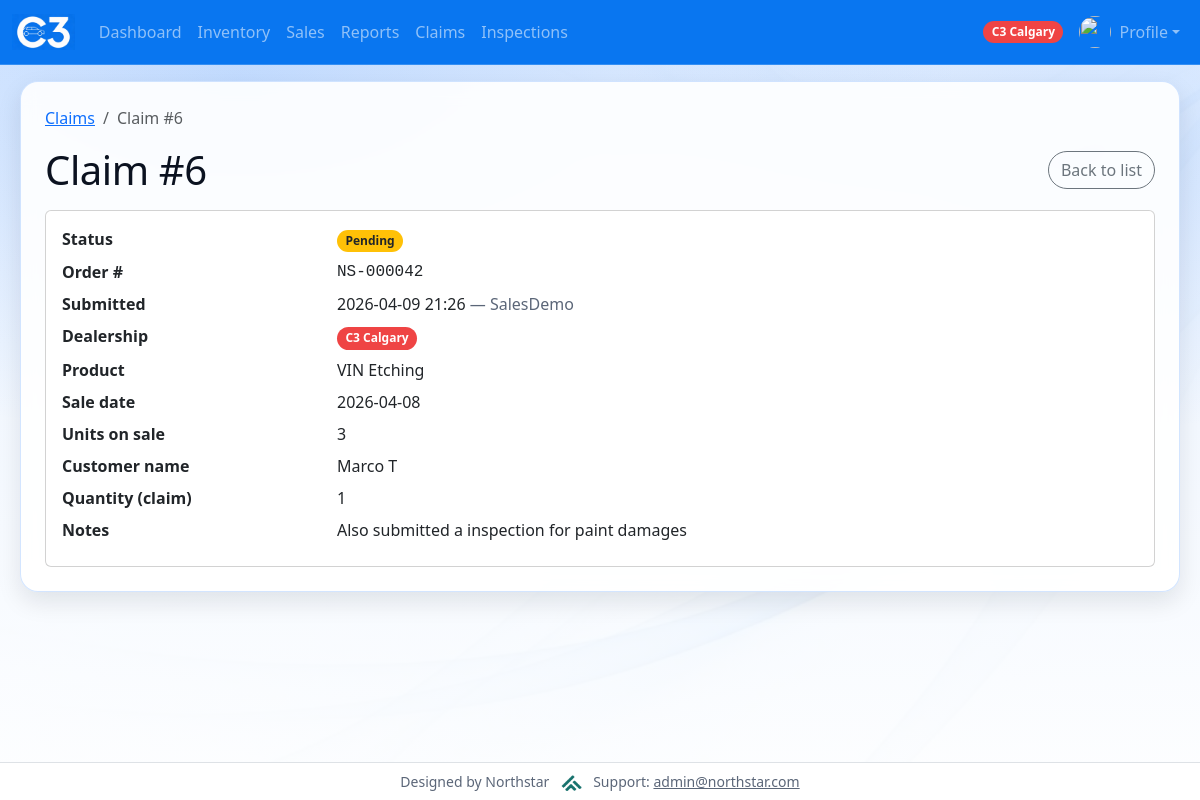
Page /home/claims/6/ (signed in) on the committed database.
### Dashboard/models.py (models this page shows, shortened)
class Dealership(models.Model):
    name = models.CharField(max_length=200)
    badge_css_class = models.CharField(
        max_length=80,
        default="bg-dark",
        help_text="Bootstrap/extra CSS classes for this dealership's badge (navbar, user list).",
    )
    is_default_home = models.BooleanField(
        default=False,
        help_text="If True, new user group edits default to this dealership when none is set.",
    )
    class Meta:
        ordering = ["name"]
    def resolved_badge_css_class(self) -> str:
        raw = (self.badge_css_class or "").strip()
        if raw.startswith("ns-badge-dealership-"):
            return raw

class Claim(models.Model):
    STATUS_PENDING = "pending"
    STATUS_APPROVED = "approved"
    STATUS_REJECTED = "rejected"
    STATUS_RECEIVED = "received"
    STATUS_CHOICES = [
        (STATUS_PENDING, "Pending"),
        (STATUS_APPROVED, "Approved"),
        (STATUS_REJECTED, "Rejected"),
        (STATUS_RECEIVED, "Received"),
    ]
    daily_sale = models.ForeignKey(
        DailySale,
        on_delete=models.PROTECT,
        related_name="claims",
    )
    customer_name = models.CharField(max_length=200)
    quantity = models.PositiveIntegerField(
        help_text="Units covered by this claim; must not exceed the units on the linked sale.",
    )
    reason = models.TextField(blank=True)
    status = models.CharField(max_length=20, choices=STATUS_CHOICES, default=STATUS_PENDING)
    submitted_by = models.ForeignKey(
        settings.AUTH_USER_MODEL,
        on_delete=models.SET_NULL,
        null=True,
        blank=True,
        related_name="claims_submitted",
    )
    date_submitted = models.DateTimeField(auto_now_add=True)
    class Meta:
        ordering = ["-date_submitted", "-id"]

class DailySale(models.Model):
    product = models.ForeignKey(SalesProduct, on_delete=models.CASCADE)
    dealership = models.ForeignKey(Dealership, on_delete=models.CASCADE, related_name="daily_sales")
    order_number = models.CharField(
        max_length=50,
        blank=True,
        help_text="Set automatically when the sale is saved (NS-######). Not exposed on portal forms.",
    )
    date = models.DateField()
    amount = models.PositiveIntegerField(default=0)
    entered_by = models.ForeignKey(
        settings.AUTH_USER_MODEL,
        on_delete=models.SET_NULL,
        null=True,
        blank=True,
        related_name="daily_sales_entered",
    )
    class Meta:
        ordering = ['-date', 'id']
    def display_order_number(self) -> str:
        s = (self.order_number or "").strip()
        if s:
            return s
        return f"#{self.pk:04d}" if self.pk else "—"

class SalesProduct(models.Model):
    name = models.CharField(max_length=200)
    price = models.DecimalField(max_digits=10, decimal_places=2, default=0, help_text="Product price")
    goal = models.PositiveIntegerField(default=1, help_text="Monthly sales goal")
    display_order = models.PositiveIntegerField(default=0)
    product_id = models.PositiveIntegerField(null=True, blank=True)
    tracks_inventory = models.BooleanField(
        default=True,
        help_text="If False (e.g. warranties), item is excluded from inventory and stock checks.",
    )
    class Meta:
        ordering = ['display_order', 'id']

### Dashboard/views.py (the view)
# urls.py: path("claims/<int:claim_pk>/", views.claim_detail, name="claim_detail"),
def claim_detail(request, claim_pk):
    if not _can_access_claims(request.user):
        return HttpResponseForbidden("You don't have permission to view claims.")
    can_view_all = user_can_view_all_dealerships(request.user)
    home_dealership = getattr(request, "ns_dealership", None)
    if not can_view_all and not home_dealership:
        return HttpResponseForbidden("No dealership is assigned to your user.")
    qs = Claim.objects.select_related(
        "daily_sale",
        "daily_sale__dealership",
        "daily_sale__product",
        "submitted_by",
    )
    if not can_view_all and home_dealership:
        qs = qs.filter(daily_sale__dealership=home_dealership)
    claim = get_object_or_404(qs, pk=claim_pk)
    status_form = None
    if _can_change_claim_status(request.user):
        status_form = ClaimStatusForm(initial={"status": claim.status})
    return render(
        request,
        "Dashboard/claim_detail.html",
        {
            "claim": claim,
            "can_change_claim_status": _can_change_claim_status(request.user),
            "claim_status_form": status_form,
        },
    )

### Dashboard/inventory_services.py (called while the page is built)
def user_home_dealership(user):
    if not user or not user.is_authenticated:
        return None
    try:
        from Profile.models import UserProfile
        prof = UserProfile.objects.select_related("dealership").filter(user=user).first()
        return prof.dealership if prof else None
    except Exception:
        return None

### Dashboard/scope.py (called while the page is built)
def user_can_view_all_dealerships(user) -> bool:
    if not user.is_authenticated:
        return False
    u = (
        get_user_model()
        .objects.filter(pk=user.pk)
        .prefetch_related("groups")
        .first()
    )
    if not u:
        return False
    if u.is_staff or u.is_superuser:
        return True
    names = {g.name for g in u.groups.all()}
    return bool(names & {"Management", "Back Office"})

### Dashboard/views.py (called while the page is built)
def _staff_or_superuser(user):
    if not user.is_authenticated:
        return False
    return bool(getattr(user, "is_staff", False) or getattr(user, "is_superuser", False))

def _can_access_claims(user):
    if not user.is_authenticated:
        return False
    if _staff_or_superuser(user):
        return True
    return user.groups.filter(
        name__in=["Management", "Back Office", "Sales Rep", "Dealership User"]
    ).exists()

def _can_change_claim_status(user):
    if not user.is_authenticated:
        return False
    if _staff_or_superuser(user):
        return True
    return user.groups.filter(name__in=["Management", "Back Office"]).exists()

### Dashboard/templates/Dashboard/claim_detail.html (shortened to what this page needs)
{% extends "Dashboard/base.html" %}
{% block content %}
<nav aria-label="breadcrumb" class="mb-3">
	<ol class="breadcrumb mb-0">
		<li class="breadcrumb-item"><a href="{% url ns_site_namespace|add:':claims' %}">Claims</a></li>
		<li class="breadcrumb-item active" aria-current="page">Claim #{{ claim.pk }}</li>
	</ol>
</nav>
<div class="d-flex align-items-center justify-content-between flex-wrap gap-2 mb-3">
	<h1 class="mb-0">Claim #{{ claim.pk }}</h1>
	<a href="{% url ns_site_namespace|add:':claims' %}" class="btn btn-outline-secondary">Back to list</a>
</div>
<div class="card">
	<div class="card-body">
		<dl class="row mb-0">
			<dt class="col-sm-3">Status</dt>
			<dd class="col-sm-9">
				{% if claim.status == "pending" %}
					<span class="badge bg-warning text-dark">Pending</span>
				{% elif claim.status == "approved" %}
					<span class="badge bg-success">Approved</span>
				{% elif claim.status == "rejected" %}
					<span class="badge bg-danger">Rejected</span>
				{% elif claim.status == "received" %}
					<span class="badge bg-info text-dark">Received</span>
				{% else %}
					<span class="badge bg-secondary">{{ claim.get_status_display }}</span>
				{% endif %}
			</dd>
			<dt class="col-sm-3">Order #</dt>
			<dd class="col-sm-9 font-monospace">{{ claim.daily_sale.display_order_number }}</dd>
			<dt class="col-sm-3">Submitted</dt>
			<dd class="col-sm-9">
				{{ claim.date_submitted|date:"Y-m-d H:i" }}
				{% if claim.submitted_by %}
					<span class="text-muted">— {{ claim.submitted_by.get_full_name|default:claim.submitted_by.username }}</span>
				{% endif %}
			</dd>
			<dt class="col-sm-3">Dealership</dt>
			<dd class="col-sm-9">
				<span class="badge rounded-pill text-bg-dark ns-dealership-badge {{ claim.daily_sale.dealership.resolved_badge_css_class }}">{{ claim.daily_sale.dealership.name }}</span>
			</dd>
			<dt class="col-sm-3">Product</dt>
			<dd class="col-sm-9">{{ claim.daily_sale.product.name }}</dd>
			<dt class="col-sm-3">Sale date</dt>
			<dd class="col-sm-9">{{ claim.daily_sale.date|date:"Y-m-d" }}</dd>
			<dt class="col-sm-3">Units on sale</dt>
			<dd class="col-sm-9">{{ claim.daily_sale.amount }}</dd>
			<dt class="col-sm-3">Customer name</dt>
			<dd class="col-sm-9">{{ claim.customer_name }}</dd>
			<dt class="col-sm-3">Quantity (claim)</dt>
			<dd class="col-sm-9">{{ claim.quantity }}</dd>
			<dt class="col-sm-3">Notes</dt>
			<dd class="col-sm-9">
				{% if claim.reason %}
					<span class="text-break">{{ claim.reason|linebreaksbr }}</span>
				{% else %}
					<span class="text-muted">—</span>
				{% endif %}
			</dd>
		</dl>
	</div>
</div>
{% endblock content %}

### Dashboard/templates/Dashboard/base.html (shortened to what this page needs)
<!DOCTYPE html>
<html lang="en">
<head>
    {% load static %}
    <link rel="stylesheet" href="{% static 'bootstrap/css/bootstrap.css' %}">
    <link rel="stylesheet" href="{% static 'css/theme.css' %}">
</head>
<body class="d-flex flex-column min-vh-100">
<nav class="navbar navbar-expand-lg navbar-dark bg-primary">
    <div class="container-fluid">
        <a class="navbar-brand d-flex align-items-center" href="{% url ns_site_namespace|add:':home' %}">
            <img src="{% static 'images/logo.png' %}" alt="C3" height="36" style="max-height: 36px;">
        </a>
        {% if user.is_authenticated %}
        <div class="collapse navbar-collapse" id="navbarNavAltMarkup">
            <ul class="navbar-nav me-auto mb-2 mb-lg-0">
                <li class="nav-item">
                    <a class="nav-link" href="{% url ns_site_namespace|add:':index' %}">Dashboard</a>
                </li>
                <li class="nav-item">
                    <a class="nav-link" href="{% url ns_site_namespace|add:':inventory' %}">Inventory</a>
                </li>
                <li class="nav-item">
                    <a class="nav-link" href="{% url ns_site_namespace|add:':sales' %}">Sales</a>
                </li>
                <li class="nav-item">
                    <a class="nav-link" href="{% url ns_site_namespace|add:':Reports' %}">Reports</a>
                </li>
                <li class="nav-item">
                    <a class="nav-link" href="{% url ns_site_namespace|add:':claims' %}">Claims</a>
                </li>
                <li class="nav-item">
                    <a class="nav-link" href="{% url ns_site_namespace|add:':inspections' %}">Inspections</a>
                </li>
            </ul>
            <ul class="navbar-nav ms-auto mb-2 mb-lg-0">
                <li class="nav-item d-flex align-items-center me-2">
                    {% if ns_dealership_label %}
                        <span class="badge rounded-pill text-bg-dark ns-dealership-badge {{ ns_dealership_badge_class|default:'' }}">{{ ns_dealership_label }}</span>
                    {% endif %}
                </li>
                <li class="nav-item dropdown">
                    <a class="nav-link dropdown-toggle d-flex align-items-center" href="#" id="profileNavDropdown" role="button" data-bs-toggle="dropdown" aria-expanded="false">
                        {% if profile_avatar_url %}
                            <img src="{{ profile_avatar_url }}" alt="" class="avatar-circle me-2" width="32" height="32">
                        {% else %}
                            <img src="{% static 'images/default-avatar.png' %}" alt="" class="avatar-circle me-2" width="32" height="32">
                        {% endif %}
                        Profile
                    </a>
                </li>
            </ul>
        </div>
        {% endif %}
    </div>
</nav>
<main class="container-fluid py-3 flex-grow-1">
    <div class="ns-surface p-3 p-md-4 mx-md-2">
{% block content %}{% endblock content %}
    </div>
</main>
<footer class="container-fluid py-2 text-center text-muted small border-top mt-auto bg-white">
	Designed by Northstar
	<img src="{% static 'images/northstar.png' %}" alt="Northstar" height="16" class="mx-2 align-text-bottom" style="max-height:16px;">
	Support: <a href="mailto:admin@northstar.com" class="text-muted">admin@northstar.com</a>
</footer>
</body>
</html>

### static/css/theme.css (style rules this page uses)
:root { --theme-primary: #0976f0; --theme-primary-dark: #075fcb; --theme-primary-soft: rgba(13, 110, 253, 0.12); --theme-ink: #0b1220; --theme-muted: #5b6678; --theme-surface: rgba(255, 255, 255, 0.9); --theme-surface-strong: #ffffff; --theme-border: rgba(13, 110, 253, 0.18); --theme-shadow: 0 16px 40px rgba(11, 18, 32, 0.12); --theme-shadow-sm: 0 10px 24px rgba(11, 18, 32, 0.1); --theme-radius-lg: 18px; --theme-radius-md: 14px; --theme-radius-sm: 12px; }
body { color: var(--theme-ink); background: radial-gradient(1200px 600px at 20% 10%, rgba(13, 110, 253, 0.18), transparent 60%), radial-gradient(900px 500px at 90% 20%, rgba(13, 110, 253, 0.12), transparent 55%), linear-gradient(180deg, rgba(231, 241, 255, 0.95), rgba(255, 255, 255, 0.92)); background-attachment: fixed; }
main { background: transparent; }
.ns-surface { background: var(--theme-surface); border: 1px solid var(--theme-border); border-radius: var(--theme-radius-lg); box-shadow: var(--theme-shadow-sm); backdrop-filter: blur(10px); }
.navbar.bg-primary { background-color: var(--theme-primary) !important; border-bottom: 1px solid rgba(255, 255, 255, 0.18); }
.navbar .navbar-brand { padding-top: 0; padding-bottom: 0; }
.navbar .navbar-brand img { display: block; }
.navbar .nav-link { border-radius: 999px; padding: 0.5rem 0.85rem; transition: background-color 120ms ease, color 120ms ease, transform 120ms ease; }
h1, h2, h3, h4, h5 { letter-spacing: -0.01em; }
.text-muted { color: var(--theme-muted) !important; }
.btn { border-radius: 999px; }
.badge { border-radius: 999px; padding: 0.45em 0.7em; }
.avatar-circle { width: 32px; height: 32px; border-radius: 50%; object-fit: cover; display: inline-flex; align-items: center; justify-content: center; overflow: hidden; }
.badge.ns-dealership-badge { color: #fff !important; --bs-badge-color: #fff; }
.badge.ns-dealership-badge.ns-badge-dealership-calgary, .navbar.bg-primary .badge.ns-dealership-badge.ns-badge-dealership-calgary { background-color: #ef4444 !important; }

### rows in the picture
Dealership: name "C3 Calgary"
Claim: pk "6", daily_sale.display_order_number "NS-000042", date_submitted "2026-04-09 21:26", submitted_by.get_full_name "SalesDemo", daily_sale.dealership.name "C3 Calgary", daily_sale.product.name "VIN Etching", daily_sale "2026-04-08", daily_sale.amount "3", customer_name "Marco T", quantity "1", reason "Also submitted a inspection for paint damages"
